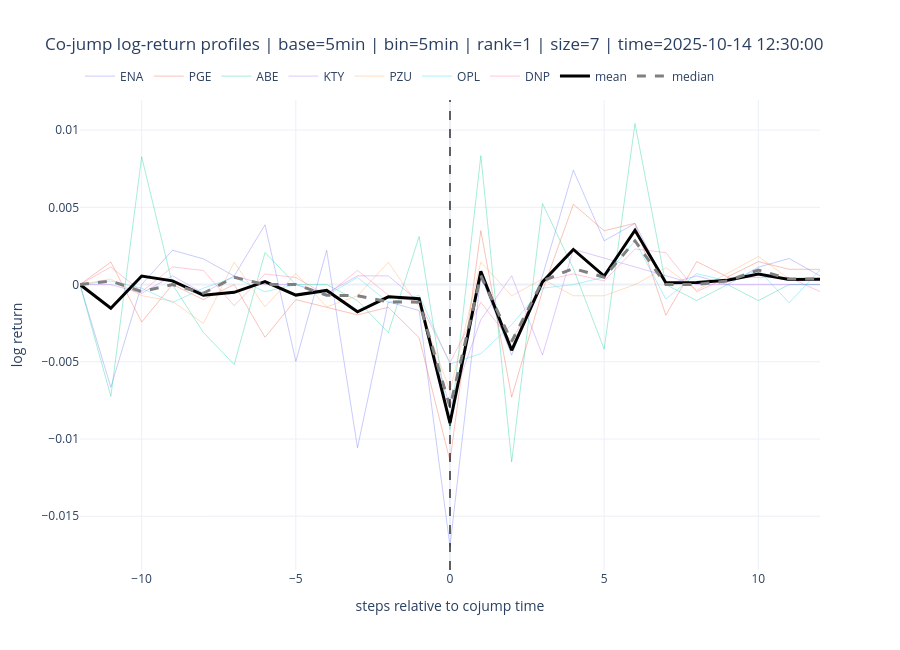
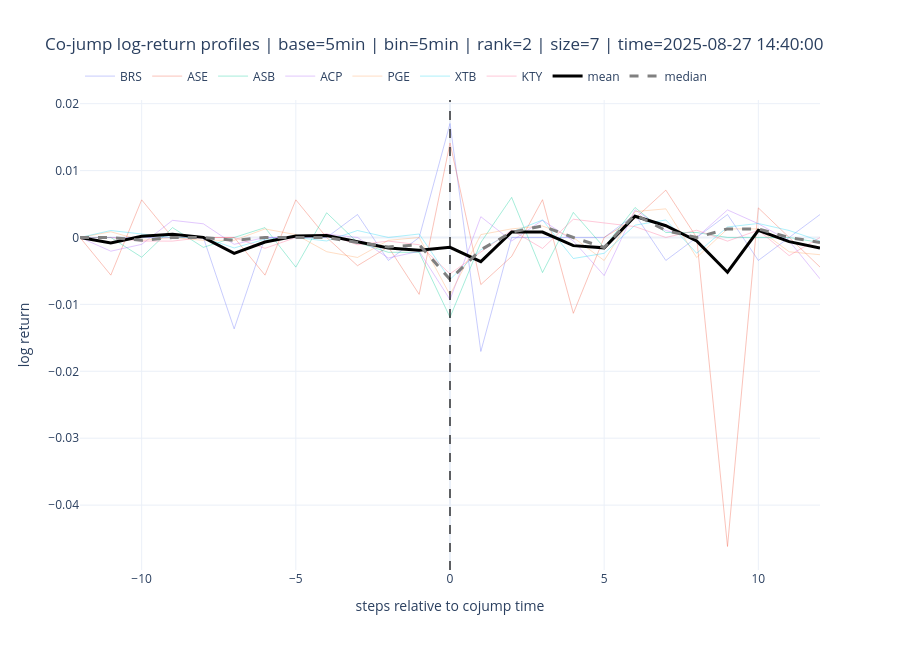
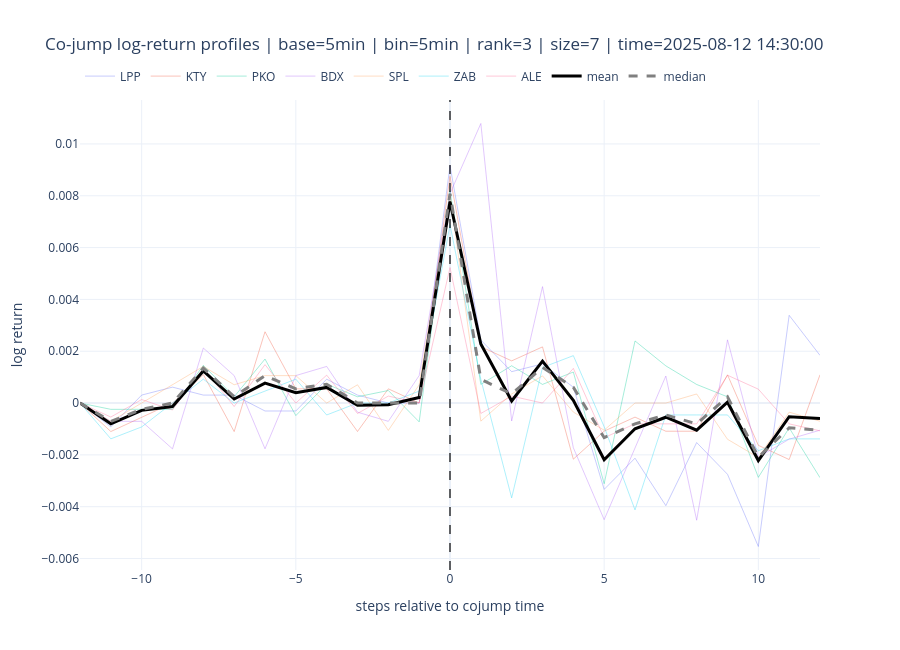
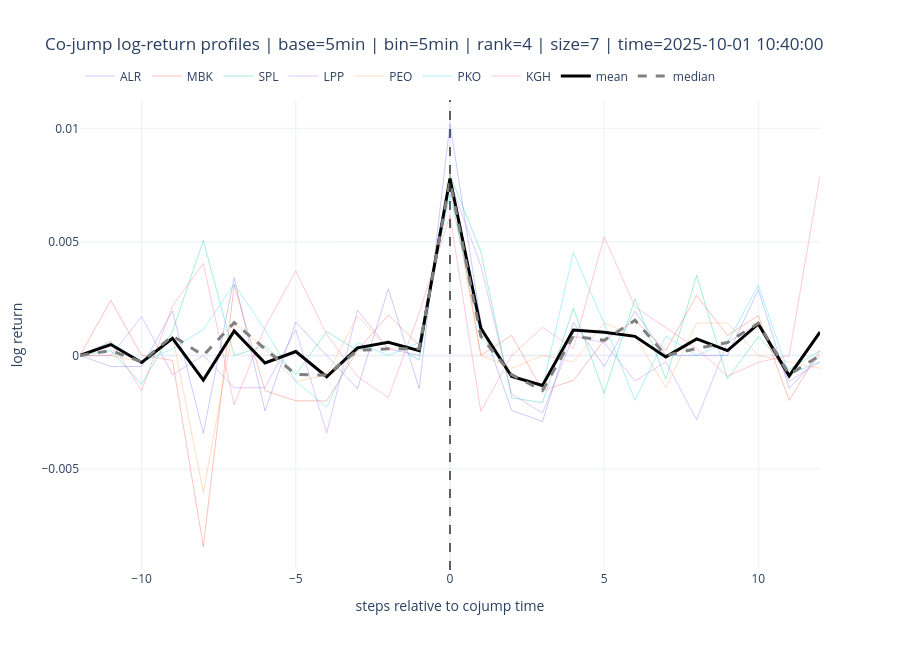

The notebook cell saved with these charts, in order:
### Markdown cell above
### Execute

### Code cell
jumps_df, cojumps_by_bin = run(CFG)
